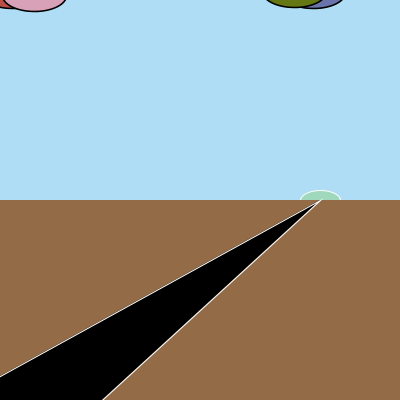
Frame 1 (no input)
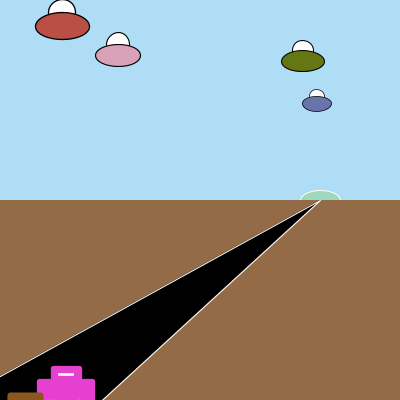
Frame 60 (the mouse pressed at the canvas centre just before this capture)
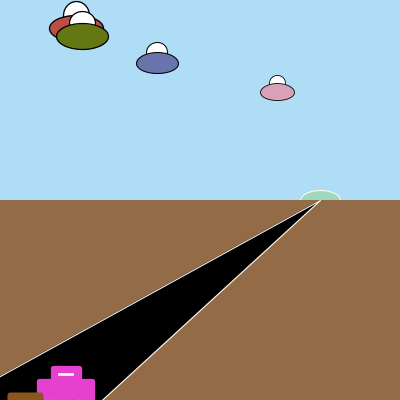
Frame 120 (the mouse held since frame 60 and released just before this capture)

The Processing sketch that drew these frames (run headless with seeded random() and noise(); from frame 60 on, the mouse is pressed at the canvas centre):

// Processing sketch: Road2
// ── Road2.pde
//CSC 123 Lab 11 - One point perspective exercize and class practice.
//This code currently draws a road and five very simple cars that drive down the raod
//TODO: **create a new class called 'airplane' or 'saucer' that draws a flying ship that also heads off
//      into the distance  - you can even draw a little city or dome or destination if desired***
//TODO: change the code so that the cars look better
//TODO: change the code so that the cars do not run over one another (you may use a 'hack', ie have them
//      start at different times or a more complex method

class car {
  PVector loc, stop, begin;
  PVector dir;
  float speed;
  float dist;
  color c;
  boolean alive;
  int go, time;
  
  car(PVector start, PVector end, int order) {
    begin = start.get();
    loc = start.get();
    stop = end.get();
    end.sub(start);
    dir = end.get();
    dist = dir.mag();
    dir.normalize();

    speed = random(1.5, 1.7);
    c = color(random(20, 240), random(10, 240), random(10, 240));
    alive = true;
    time = 0;
    go = order;
  }
  
  void draw() {
    float more;
    PVector temp;
    
    temp = new PVector(stop.x, stop.y);
    temp.sub(loc);
    more = temp.mag();

    if (alive && time >= go) {
      fill(c);
      pushMatrix();
        stroke(c);
        strokeJoin(ROUND);
        strokeWeight(4);
        translate(loc.x, loc.y);
        scale( (more/dist)*1.6 );
        rect(0, 0, 40, 20); //car body
        rect(10, -10, 20, 10); //car top
        fill(250, 250, 250, 250);
        rect(12, -8, 16, 6); //window
        noStroke();
        fill(190);
        ellipse(10, 20, 8, 12);
        ellipse(30, 20, 8, 12);
      popMatrix();
    }
    time++;
  }
  
  void drive() {
    float traveled;
    PVector temp;
    
    if (time >= go) {
      temp = new PVector(begin.x, begin.y);
      temp.sub(loc);
      traveled = temp.mag();
      if (traveled < dist) {
        loc.x += dir.x*speed;
        loc.y += dir.y*speed;
      } else {
        alive = false;
      }
    }  
  }
    
}


class ship {
  PVector loc, stop, begin;
  PVector dir;
  float speed;
  float dist;
  color c;
  boolean alive;
  
 ship(PVector start, PVector end) {
    begin = start.get();
    loc = start.get();
    stop = end.get();
    end.sub(start);
    dir = end.get();
    dist = dir.mag();
    dir.normalize();

    speed = random(1, 2);
    c = color(random(20, 240), random(10, 240), random(10, 240));
    alive = true;
  }
  
  void draw() {
    float more;
    PVector temp;
    
    temp = new PVector(stop.x, stop.y);
    temp.sub(loc);
    more = temp.mag();
    strokeWeight(1);
    if (alive) {
      stroke(0);
      pushMatrix();
        translate(loc.x, loc.y);
        scale( (more/dist)*1.6 );
        fill(255);
        ellipse(0, -10, 20, 20);
        fill(c);
        ellipse(0, 0, 40, 20);
      popMatrix();
    }
  }
  
  void fly() {
    float traveled;
    PVector temp;
    
    temp = new PVector(begin.x, begin.y);
    temp.sub(loc);
    traveled = temp.mag();
    if (traveled < dist) {
      loc.x += dir.x*speed;
      loc.y += dir.y*speed;
    } else {
      alive = false;
    }
  }    
}

ship theShips[];
car theCars[];
int numC, numS;

void setup() {
  
  size(400, 400);
  smooth();
  numC = 5;
  numS = 4;
  
  theCars = new car[numC];
  theShips = new ship[numS];
  
  for (int i=0; i < numC; i++) {
    theCars[i] = new car(new PVector(-20, height+20), new PVector(width*.8, height/2), i*40+ (int)random(5, 20));
  }
  
  for (int i=0; i < numS; i++) {
    theShips[i] = new ship(new PVector(random(0, width), random(-10, 0)), new PVector(width*.8, height/2));
  }
}

void draw() {
 background(175, 221, 245);
 //draw the city dome
 stroke(255);
 fill(143, 211, 134, 128);
 ellipse(width*.8, height/2, 40, 20);
 
 //draw forground
 noStroke();
 fill(147, 107, 70);
 rect(0, height/2,  width, height/2);
 //draw road
 stroke(255);
 fill(0);
 triangle(width*.8, height/2, width*.2, height+20, -.2*width, height+20);
 
 for (int i=0; i < numC; i++) {
   theCars[i].draw();
   theCars[i].drive();
 }  
 
 for (int i=0; i < numS; i++) {
   theShips[i].draw();
   theShips[i].fly();
 } 
}

void mousePressed() {
  PVector end;
  
  end = new PVector(.8*width, height/2);
  //reset all the cars
   for (int i=0; i < numC; i++) {
     theCars[i].loc.x = -20;
     theCars[i].loc.y = height+20;
     theCars[i].alive = true;
     theCars[i].time = 0;
   }
   
   for (int i=0; i < numS; i++) {
     end.x = .8*width;
     end.y = height/2;
     theShips[i].begin.x = theShips[i].loc.x = random(0, width);
     theShips[i].begin.y =theShips[i].loc.y = random(-10, 0);
     theShips[i].alive = true;
     end.sub(theShips[i].loc);
     theShips[i].dir = end.get();
     theShips[i].dist = theShips[i].dir.mag();
     theShips[i].dir.normalize();
   }
}
